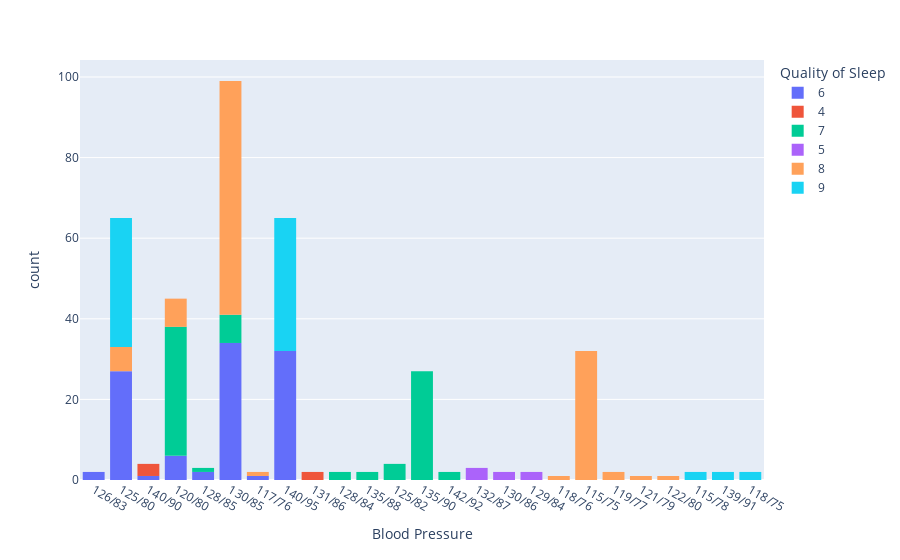

The code cell stored with this chart in its notebook:
### Code cell
graphic = px.histogram(sleep_df, x = 'Blood Pressure', color = 'Quality of Sleep' )
graphic.show()

### Figure 1 — Plotly figure (JSON) as saved in the notebook; plotly's stock layout.template omitted (floating-point values rounded to 4 significant figures)
{"data": [{"alignmentgroup": "True", "bingroup": "x", "hovertemplate": "Quality of Sleep=6<br>Blood Pressure=%{x}<br>count=%{y}<extra></extra>", "legendgroup": "6", "marker": {"color": "#636efa", "pattern": {"shape": ""}}, "name": "6", "offsetgroup": "6", "orientation": "v", "showlegend": true, "type": "histogram", "x": ["126/83", "125/80", "125/80", "140/90", "120/80", "120/80", "120/80", "120/80", "120/80", "120/80", "125/80", "125/80", "125/80", "125/80", "125/80", "125/80", "125/80", "125/80", "125/80", "125/80", "125/80", "125/80", "125/80", "125/80", "125/80", "128/85", "128/85", "125/80", "125/80", "125/80", "125/80", "125/80", "125/80", "125/80", "125/80", "125/80", "125/80", "126/83", "130/85", "130/85", "130/85", "130/85", "130/85", "130/85", "130/85", "130/85", "130/85", "130/85", "130/85", "130/85", "130/85", "130/85", "130/85", "117/76", "130/85", "130/85", "130/85", "130/85", "130/85", "130/85", "130/85", "130/85", "130/85", "130/85", "130/85", "130/85", "130/85", "130/85", "130/85", "130/85", "130/85", "130/85", "130/85", "140/95", "140/95", "140/95", "140/95", "140/95", "140/95", "140/95", "140/95", "140/95", "140/95", "140/95", "140/95", "140/95", "140/95", "140/95", "140/95", "140/95", "140/95", "140/95", "140/95", "140/95", "140/95", "140/95", "140/95", "140/95", "140/95", "140/95", "140/95", "140/95", "140/95", "140/95", "140/95"], "xaxis": "x", "yaxis": "y"}, {"alignmentgroup": "True", "bingroup": "x", "hovertemplate": "Quality of Sleep=4<br>Blood Pressure=%{x}<br>count=%{y}<extra></extra>", "legendgroup": "4", "marker": {"color": "#EF553B", "pattern": {"shape": ""}}, "name": "4", "offsetgroup": "4", "orientation": "v", "showlegend": true, "type": "histogram", "x": ["140/90", "140/90", "140/90", "131/86", "131/86"], "xaxis": "x", "yaxis": "y"}, {"alignmentgroup": "True", "bingroup": "x", "hovertemplate": "Quality of Sleep=7<br>Blood Pressure=%{x}<br>count=%{y}<extra></extra>", "legendgroup": "7", "marker": {"color": "#00cc96", "pattern": {"shape": ""}}, "name": "7", "offsetgroup": "7", "orientation": "v", "showlegend": true, "type": "histogram", "x": ["120/80", "120/80", "120/80", "120/80", "120/80", "120/80", "120/80", "120/80", "120/80", "120/80", "120/80", "120/80", "120/80", "120/80", "120/80", "120/80", "120/80", "120/80", "120/80", "120/80", "120/80", "120/80", "120/80", "120/80", "120/80", "120/80", "120/80", "120/80", "120/80", "120/80", "120/80", "120/80", "128/84", "128/84", "135/88", "135/88", "128/85", "125/82", "125/82", "135/90", "135/90", "135/90", "135/90", "135/90", "135/90", "135/90", "135/90", "135/90", "135/90", "135/90", "135/90", "135/90", "135/90", "130/85", "135/90", "135/90", "135/90", "135/90", "135/90", "135/90", "135/90", "135/90", "135/90", "135/90", "135/90", "135/90", "135/90", "125/82", "142/92", "142/92", "125/82", "130/85", "130/85", "130/85", "130/85", "130/85", "130/85"], "xaxis": "x", "yaxis": "y"}, {"alignmentgroup": "True", "bingroup": "x", "hovertemplate": "Quality of Sleep=5<br>Blood Pressure=%{x}<br>count=%{y}<extra></extra>", "legendgroup": "5", "marker": {"color": "#ab63fa", "pattern": {"shape": ""}}, "name": "5", "offsetgroup": "5", "orientation": "v", "showlegend": true, "type": "histogram", "x": ["132/87", "132/87", "130/86", "130/86", "129/84", "129/84", "132/87"], "xaxis": "x", "yaxis": "y"}, {"alignmentgroup": "True", "bingroup": "x", "hovertemplate": "Quality of Sleep=8<br>Blood Pressure=%{x}<br>count=%{y}<extra></extra>", "legendgroup": "8", "marker": {"color": "#FFA15A", "pattern": {"shape": ""}}, "name": "8", "offsetgroup": "8", "orientation": "v", "showlegend": true, "type": "histogram", "x": ["117/76", "120/80", "120/80", "118/76", "120/80", "115/75", "125/80", "125/80", "125/80", "125/80", "125/80", "125/80", "120/80", "115/75", "115/75", "115/75", "115/75", "115/75", "115/75", "115/75", "115/75", "115/75", "115/75", "120/80", "120/80", "130/85", "115/75", "130/85", "115/75", "130/85", "115/75", "115/75", "115/75", "115/75", "115/75", "115/75", "115/75", "115/75", "115/75", "115/75", "115/75", "120/80", "130/85", "115/75", "130/85", "130/85", "115/75", "130/85", "130/85", "115/75", "130/85", "130/85", "115/75", "130/85", "115/75", "130/85", "115/75", "130/85", "115/75", "115/75", "130/85", "130/85", "130/85", "130/85", "130/85", "130/85", "130/85", "130/85", "130/85", "130/85", "130/85", "130/85", "119/77", "119/77", "130/85", "130/85", "130/85", "121/79", "130/85", "130/85", "130/85", "130/85", "130/85", "130/85", "130/85", "130/85", "130/85", "130/85", "130/85", "130/85", "130/85", "130/85", "130/85", "130/85", "122/80", "130/85", "130/85", "130/85", "130/85", "130/85", "130/85", "130/85", "130/85", "130/85", "130/85", "130/85", "130/85", "130/85", "130/85"], "xaxis": "x", "yaxis": "y"}, {"alignmentgroup": "True", "bingroup": "x", "hovertemplate": "Quality of Sleep=9<br>Blood Pressure=%{x}<br>count=%{y}<extra></extra>", "legendgroup": "9", "marker": {"color": "#19d3f3", "pattern": {"shape": ""}}, "name": "9", "offsetgroup": "9", "orientation": "v", "showlegend": true, "type": "histogram", "x": ["115/78", "115/78", "139/91", "139/91", "125/80", "125/80", "125/80", "125/80", "125/80", "125/80", "125/80", "125/80", "125/80", "125/80", "125/80", "125/80", "125/80", "125/80", "125/80", "125/80", "125/80", "125/80", "125/80", "125/80", "125/80", "125/80", "125/80", "125/80", "125/80", "125/80", "125/80", "125/80", "125/80", "125/80", "125/80", "125/80", "140/95", "140/95", "118/75", "118/75", "140/95", "140/95", "140/95", "140/95", "140/95", "140/95", "140/95", "140/95", "140/95", "140/95", "140/95", "140/95", "140/95", "140/95", "140/95", "140/95", "140/95", "140/95", "140/95", "140/95", "140/95", "140/95", "140/95", "140/95", "140/95", "140/95", "140/95", "140/95", "140/95", "140/95", "140/95"], "xaxis": "x", "yaxis": "y"}], "layout": {"barmode": "relative", "legend": {"title": {"text": "Quality of Sleep"}, "tracegroupgap": 0}, "margin": {"t": 60}, "xaxis": {"anchor": "y", "domain": [0, 1], "title": {"text": "Blood Pressure"}}, "yaxis": {"anchor": "x", "domain": [0, 1], "title": {"text": "count"}}}}
